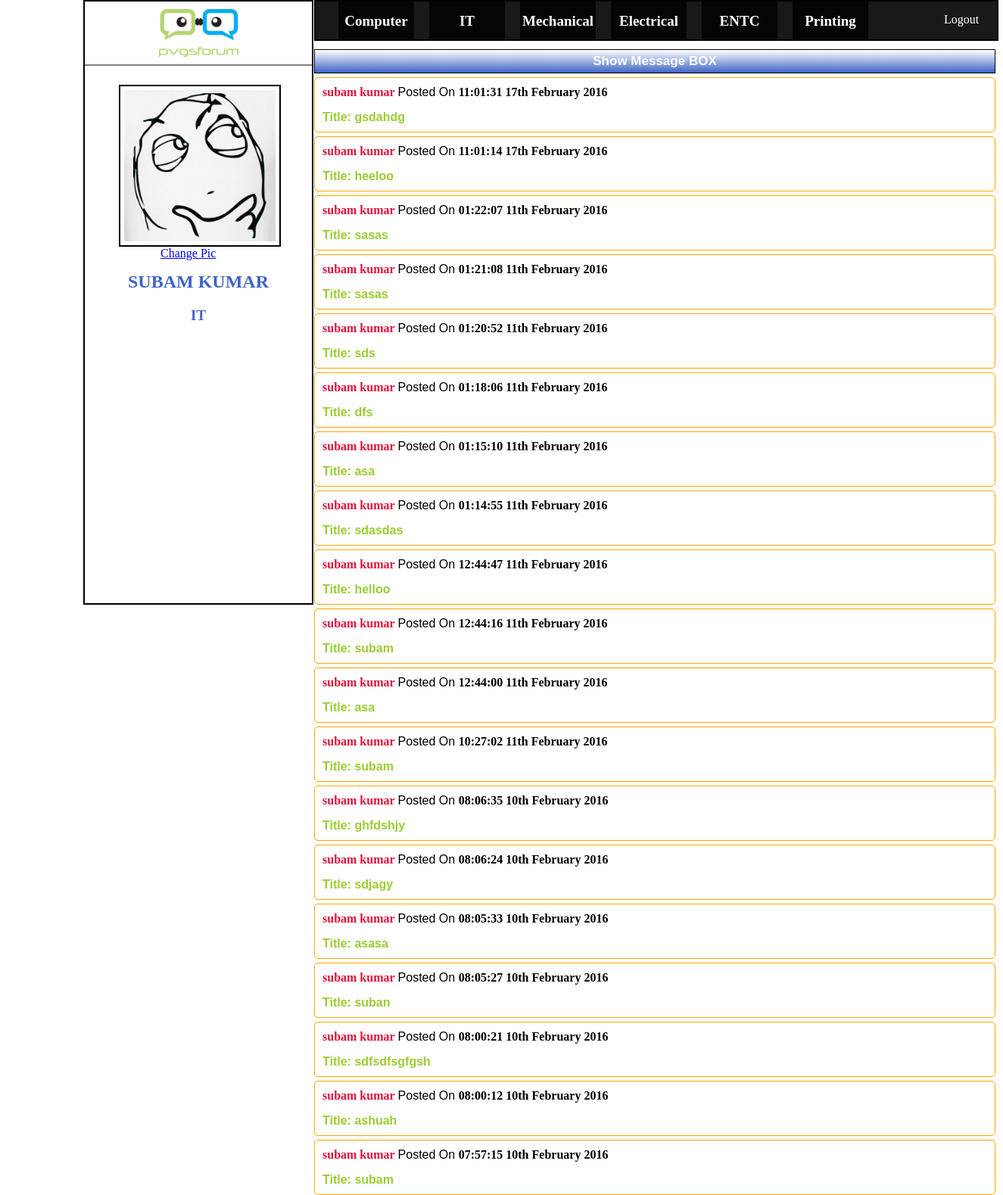
Page /forum.php?q=Computer (signed in) on the committed database.
### tables this page shows
CREATE TABLE IF NOT EXISTS `users` (
  `id` bigint(20) NOT NULL,
  `name` varchar(255) NOT NULL,
  `branch` varchar(255) NOT NULL,
  `username` varchar(255) NOT NULL,
  `password` varchar(255) NOT NULL,
  `user_img` varchar(255) NOT NULL
);

CREATE TABLE IF NOT EXISTS `posts` (
  `p_id` bigint(20) NOT NULL,
  `p_title` varchar(500) NOT NULL,
  `p_desc` varchar(500) NOT NULL,
  `p_time` datetime(6) NOT NULL,
  `p_author` bigint(20) NOT NULL,
  `author_branch` varchar(255) NOT NULL
);

### forum.php (the view, shortened to what this page needs)
<?php
if(isset($_SESSION['user_id']) && !empty($_SESSION['user_id']))
{
	$user_id = $_SESSION['user_id'];
		echo '<div id="sidebar">';
			echo '<div id="logo-text">';
				echo '<img src="logo.png">';
			echo '</div>';
			$query = "SELECT user_img,name,branch FROM users WHERE id = '$user_id'";
			$query_run = mysql_query($query);
			$arr = mysql_fetch_assoc($query_run);
			echo '<img src="uploads/'.$arr['user_img'].'" id="user_img"/>';
			echo '<a href="edit_profile.php" style="margin-left:100px;">Change Pic</a>';
			echo '<div id="user_info">';
				echo '<div style="text-align:center;padding:5px;margin-top:10px;color:#3F64C8;">';
					echo '<h2>'.strtoupper($arr['name']).'</h2>';
				echo '</div>';
				echo '<div style="text-align:center;padding:5px;margin-top:10px;color:#3F64C8;">';
					echo '<h3>'.$arr['branch'].'</h3>';
				echo '</div>';
			echo '</div>';
		echo '</div>';
		echo '<div id="header">';
			echo '<ul class="branches">';
				echo '<li><div style="margin-top:15px;"><a href="'.$_SERVER['PHP_SELF'].'?q=Computer'.'" id="header-link">Computer</a></div></li>';
				echo '<li><div style="margin-top:15px;"><a href="'.$_SERVER['PHP_SELF'].'?q=IT'.'" id="header-link">IT</a></div></li>';
				echo '<li><div style="margin-top:15px;"><a href="'.$_SERVER['PHP_SELF'].'?q=Mechanical'.'" id="header-link">Mechanical</a></div></li>';
				echo '<li><div style="margin-top:15px;"><a href="'.$_SERVER['PHP_SELF'].'?q=Electrical'.'" id="header-link">Electrical</a></div></li>';
				echo '<li><div style="margin-top:15px;"><a href="'.$_SERVER['PHP_SELF'].'?q=ENTC'.'" id="header-link">ENTC</a></div></li>';
				echo '<li><div style="margin-top:15px;"><a href="'.$_SERVER['PHP_SELF'].'?q=Printing'.'" id="header-link">Printing</a></div></li>';
			echo '</ul>';
				echo '<a href="logout.php" id="logout_button">Logout</a>';
		echo '</div>';
		echo '<div id="mainbar">';
			echo '<input type="button" id="message_button" value="Show Message BOX"/>';
					if(isset($_GET['q'])){
						$branch_sel = $_GET['q'];
					}else if(empty($_GET['q']) || !isset($_GET['q'])){
						$querybranch_sel = "SELECT branch FROM users WHERE id = '$user_id'";
						if($querybranch_sel_run = mysql_query($querybranch_sel))
						{
							$res_name = mysql_result($querybranch_sel_run, 0, 'branch');
						}
						$branch_sel = $res_name;
					}
			echo '<div id="o_m">';
				$qu1 = "SELECT p_id,p_author,p_title,p_desc,DATE_FORMAT(p_time, '%T %D %M %Y') FROM posts WHERE author_branch = '$branch_sel' ORDER BY p_id DESC";
						if($qu1_run = mysql_query($qu1)){
							while($arr = mysql_fetch_assoc($qu1_run)){
							$aa = $arr['p_author'];
							$q2 = "SELECT name FROM users WHERE id = '$aa'";
							$q2_run2 = mysql_query($q2);
							$p_author = mysql_result($q2_run2, 0, 'name');
							echo '<div id="r_m_box">';
								echo '<div style="padding:5px;">';
									echo '<a href="view_profile.php?id='.$aa.'" id="author_link">'.$p_author.'</a>'.' <span style="font-family:sans-serif;">Posted On </span>';
									echo '<span style="font-weight:bold;">'.$arr['DATE_FORMAT(p_time, \'%T %D %M %Y\')'].'</span>'.'<br>';
								echo '</div>';
								echo '<div style="margin-top:5px;padding:5px;">';
									echo '<a href="showqueue.php?p_id='.$arr['p_id'].'" id="author_title">Title: '.$arr['p_title'].'</a>'.'<br>';
								echo '</div>';
							echo '</div>';
							}
						}
			echo '</div>';
		echo '</div>';
}
else
{
	echo '<h1><center>Kindly login and proceed</center></h1>';
}
?>
<html>
	<head>
		<link rel="stylesheet" href="forum.css"/>
	</head>
</html>

### forum.css (style rules this page uses)
* { margin:0px; padding:0px; }
#header { border:2px solid black; height:50px; margin-left:415px; width:900px; position:fixed; background-color:rgba(0,0,0,0.9); }
.branches { list-style:none; //border:1px solid red; margin-left:10px; width:750px; }
#logout_button { position:fixed; margin-left:830px; margin-top:-35px; color:white; text-decoration:none; }
.branches li { display:inline-block; background-color:rgba(0,0,0,0.8); width:100px; text-align:center; font-size:19px; height:50px; font-weight:bold; margin-left:20px; //margin-top:10px; //border:1px solid red; }
#message_button { padding:5px; width:900px; outline:none; color:white; background-image:linear-gradient(to top,#3F64C8,white); border:1px solid black; font-weight:bold; margin-top:10px; font-family:sans-serif; font-size:17px; }
#mainbar { //border:1px solid black; height:1000px; width:900px; margin-left:415px; float:left; margin-top:55px; }
#logo-text { border-bottom:2px solid grey; font-weight:bold; font-family:Tahoma; color:#3F64C8; padding: 10px; text-align:center; font-size:22px; }
#header-link { color:white; text-decoration:none; }
#user_img { border:2px solid black; padding:5px; margin-left:45px; height:200px; width:200px; margin-top:25px; }
#sidebar { border:2px solid black; width:300px; margin-left:110px; height:795px; position:fixed; }
#author_link { text-decoration:none; font-weight:bold; font-family:tahoma; color:#DC143C; }
#author_title { text-decoration:none; font-weight:bold; //font-family:tahoma; color:#9ACD32; font-family:sans-serif; }
#r_m_box { border:1px solid orange; padding:5px; margin-top:5px; border-radius:5px; }

### rows in the picture
users: user_img (picture), name "SUBAM KUMAR", branch "IT"
posts: users.name "subam kumar", DATE_FORMAT "11:01:31 17th February 2016", p_title "gsdahdg"
posts: users.name "subam kumar", DATE_FORMAT "11:01:14 17th February 2016", p_title "heeloo"
posts: users.name "subam kumar", DATE_FORMAT "01:22:07 11th February 2016", p_title "sasas"
posts: users.name "subam kumar", DATE_FORMAT "01:21:08 11th February 2016", p_title "sasas"
posts: users.name "subam kumar", DATE_FORMAT "01:20:52 11th February 2016", p_title "sds"
posts: users.name "subam kumar", DATE_FORMAT "01:18:06 11th February 2016", p_title "dfs"
posts: users.name "subam kumar", DATE_FORMAT "01:15:10 11th February 2016", p_title "asa"
posts: users.name "subam kumar", DATE_FORMAT "01:14:55 11th February 2016", p_title "sdasdas"
posts: users.name "subam kumar", DATE_FORMAT "12:44:47 11th February 2016", p_title "helloo"
posts: users.name "subam kumar", DATE_FORMAT "12:44:16 11th February 2016", p_title "subam"
posts: users.name "subam kumar", DATE_FORMAT "12:44:00 11th February 2016", p_title "asa"
posts: users.name "subam kumar", DATE_FORMAT "10:27:02 11th February 2016", p_title "subam"
posts: users.name "subam kumar", DATE_FORMAT "08:06:35 10th February 2016", p_title "ghfdshjy"
posts: users.name "subam kumar", DATE_FORMAT "08:06:24 10th February 2016", p_title "sdjagy"
posts: users.name "subam kumar", DATE_FORMAT "08:05:33 10th February 2016", p_title "asasa"
posts: users.name "subam kumar", DATE_FORMAT "08:05:27 10th February 2016", p_title "suban"
posts: users.name "subam kumar", DATE_FORMAT "08:00:21 10th February 2016", p_title "sdfsdfsgfgsh"
posts: users.name "subam kumar", DATE_FORMAT "08:00:12 10th February 2016", p_title "ashuah"
posts: users.name "subam kumar", DATE_FORMAT "07:57:15 10th February 2016", p_title "subam"
